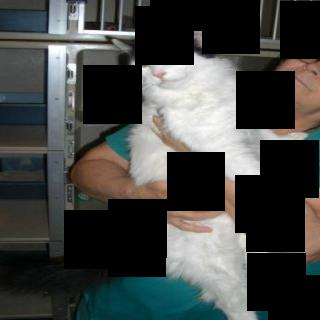
#> input picture train/cat-25_jpg.rf.d18fa9560e8cd559360ddfe1a55de108.jpg, 320 x 320 px; its folder holds 4 pictures in this run
$ python dogcatclassifier.py
#> lines starting #> are read from the running program, lines starting #| are printed output that depends on the picture
import os
import cv2
import numpy as np
from sklearn import svm
from sklearn.model_selection import train_test_split
from sklearn.metrics import accuracy_score, confusion_matrix
from skimage.feature import hog
import matplotlib.pyplot as plt


def load_images_from_folder(folder, size=(64, 64), max_images=None):
#> called with folder = './train', size = (64, 64)
    data = []
    raw_images = []
    count = 0

    for filename in os.listdir(folder):
        if filename.lower().endswith(".jpg") or filename.lower().endswith(".png"):
            label = 0 if "cat" in filename.lower() else 1  # 0: cat, 1: dog
            img_path = os.path.join(folder, filename)
            img = cv2.imread(img_path)
#> img is the input picture: shape (320, 320, 3); mean B, G, R 66, 67.7, 65.6

            if img is None:
                continue  # Skip unreadable images

            # Resize and preprocess
            img_resized = cv2.resize(img, size)
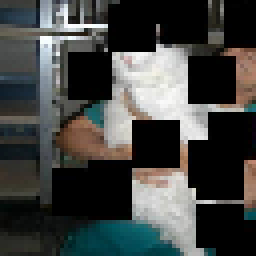
#> img_resized: shape (64, 64, 3) (shown 4 times larger); mean B, G, R 65.8, 67.6, 65.5
            gray = cv2.cvtColor(img_resized, cv2.COLOR_BGR2GRAY)
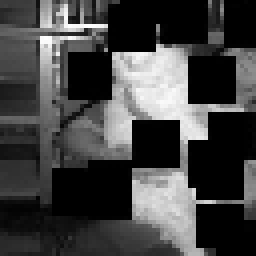
#> gray: shape (64, 64) (shown 4 times larger); min 0, max 255, mean 66.8
            gray = gray / 255.0

            # HOG feature extraction
            features = hog(gray, pixels_per_cell=(8, 8), cells_per_block=(2, 2), feature_vector=True)
#> features = 1764 values, max 0.484 at index 1336, min 0 at index 18, mean 0.119

            data.append((features, label))
            raw_images.append((img_resized, label, filename))  # Keep raw image for plotting

            count += 1
            if max_images and count >= max_images:
                break
#> pass 2 of the loop in load_images_from_folder, `for filename in os.listdir(folder):`:
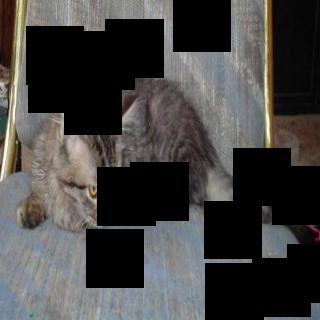
#> input picture train/cat-3506_jpg.rf.066d3979e995d9d0de0c8beef15c7768.jpg, 320 x 320 px
#> in load_images_from_folder, img is the input picture: shape (320, 320, 3); mean B, G, R 65.1, 66.6, 67.8
#> in load_images_from_folder, `img_resized = cv2.resize(img, size)`:
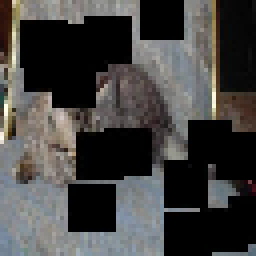
#> img_resized: shape (64, 64, 3) (shown 4 times larger); mean B, G, R 65.4, 66.8, 68
#> in load_images_from_folder, `gray = cv2.cvtColor(img_resized, cv2.COLOR_BGR2GRAY)`:
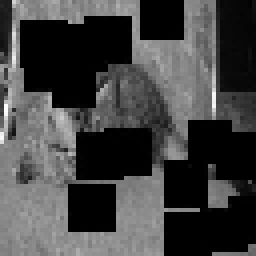
#> gray: shape (64, 64) (shown 4 times larger); min 0, max 252, mean 67
#> features = 1764 values, max 0.522 at index 76, min 0 at index 21, mean 0.116
#> pass 3 of the loop in load_images_from_folder, `for filename in os.listdir(folder):`:
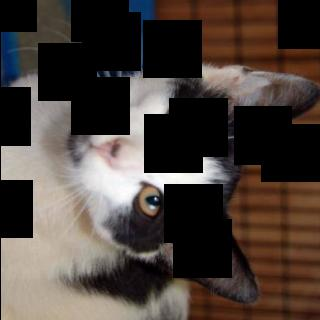
#> input picture train/cat-3533_jpg.rf.55847eb0064a477d21411d9e782752a2.jpg, 320 x 320 px
#> in load_images_from_folder, img is the input picture: shape (320, 320, 3); mean B, G, R 57.4, 63.4, 73.9
#> in load_images_from_folder, `img_resized = cv2.resize(img, size)`:
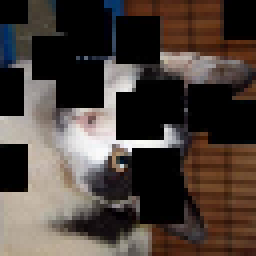
#> img_resized: shape (64, 64, 3) (shown 4 times larger); mean B, G, R 57.9, 63.9, 74.4
#> in load_images_from_folder, `gray = cv2.cvtColor(img_resized, cv2.COLOR_BGR2GRAY)`:
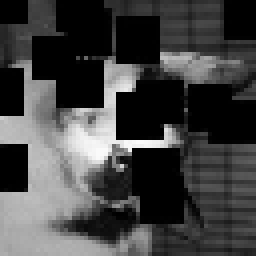
#> gray: shape (64, 64) (shown 4 times larger); min 0, max 252, mean 66.3
#> features = 1764 values, max 0.535 at index 1156, min 0 at index 1, mean 0.122
#> the loop made 4 passes; the first 3 are shown

    return data, raw_images


data, raw_images = load_images_from_folder("./train", max_images=None)
X = [d[0] for d in data]
y = [d[1] for d in data]

X_train, X_test, y_train, y_test, raw_train, raw_test = train_test_split(
    X, y, raw_images, test_size=0.2, random_state=42
)


clf = svm.SVC(kernel='rbf', class_weight='balanced')
#> (the run stopped early here; a loop or call above may not have finished)
